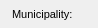
      <widget class="QWidget" name="Additionalinformation_11">
       <property name="geometry">
        <rect>
         <x>0</x>
         <y>0</y>
         <width>98</width>
         <height>28</height>
        </rect>
       </property>
       <attribute name="label">
        <string>Additional information</string>
       </attribute>
       <widget class="QLabel" name="label_streetaxis2_id">
        <property name="geometry">
         <rect>
          <x>14</x>
          <y>55</y>
          <width>83</width>
          <height>22</height>
         </rect>
        </property>
        <property name="font">
         <font>
          <pointsize>8</pointsize>
         </font>
        </property>
        <property name="frameShape">
         <enum>QFrame::NoFrame</enum>
        </property>
        <property name="frameShadow">
         <enum>QFrame::Plain</enum>
        </property>
        <property name="text">
         <string>Street 2:</string>
        </property>
        <property name="textFormat">
         <enum>Qt::AutoText</enum>
        </property>
        <property name="scaledContents">
         <bool>false</bool>
        </property>
        <property name="alignment">
         <set>Qt::AlignLeading|Qt::AlignLeft|Qt::AlignVCenter</set>
        </property>
        <property name="margin">
         <number>3</number>
        </property>
       </widget>
       <widget class="QLabel" name="label_comment">
        <property name="geometry">
         <rect>
          <x>15</x>
          <y>165</y>
          <width>90</width>
          <height>22</height>
         </rect>
        </property>
        <property name="font">
         <font>
          <pointsize>8</pointsize>
         </font>
        </property>
        <property name="frameShape">
         <enum>QFrame::NoFrame</enum>
        </property>
        <property name="frameShadow">
         <enum>QFrame::Plain</enum>
        </property>
        <property name="text">
         <string>Comment:</string>
        </property>
        <property name="textFormat">
         <enum>Qt::AutoText</enum>
        </property>
        <property name="scaledContents">
         <bool>false</bool>
        </property>
        <property name="alignment">
         <set>Qt::AlignLeading|Qt::AlignLeft|Qt::AlignVCenter</set>
        </property>
        <property name="margin">
         <number>3</number>
        </property>
       </widget>
       <widget class="QLabel" name="label_streetaxis_id">
        <property name="geometry">
         <rect>
          <x>14</x>
          <y>28</y>
          <width>99</width>
          <height>22</height>
         </rect>
        </property>
        <property name="font">
         <font>
          <pointsize>8</pointsize>
         </font>
        </property>
        <property name="frameShape">
         <enum>QFrame::NoFrame</enum>
        </property>
        <property name="frameShadow">
         <enum>QFrame::Plain</enum>
        </property>
        <property name="text">
         <string>Street:</string>
        </property>
        <property name="textFormat">
         <enum>Qt::AutoText</enum>
        </property>
        <property name="scaledContents">
         <bool>false</bool>
        </property>
        <property name="alignment">
         <set>Qt::AlignLeading|Qt::AlignLeft|Qt::AlignVCenter</set>
        </property>
        <property name="margin">
         <number>3</number>
        </property>
       </widget>
       <widget class="QLineEdit" name="postcode">
        <property name="geometry">
         <rect>
          <x>440</x>
          <y>5</y>
          <width>126</width>
          <height>18</height>
         </rect>
        </property>
        <property name="font">
         <font>
          <pointsize>8</pointsize>
         </font>
        </property>
        <property name="inputMask">
         <string/>
        </property>
        <property name="text">
         <string/>
        </property>
        <property name="frame">
         <bool>true</bool>
        </property>
       </widget>
       <widget class="QLabel" name="label_postcode">
        <property name="geometry">
         <rect>
          <x>360</x>
          <y>5</y>
          <width>83</width>
          <height>22</height>
         </rect>
        </property>
        <property name="font">
         <font>
          <pointsize>8</pointsize>
         </font>
        </property>
        <property name="frameShape">
         <enum>QFrame::NoFrame</enum>
        </property>
        <property name="frameShadow">
         <enum>QFrame::Plain</enum>
        </property>
        <property name="text">
         <string>Postcode:</string>
        </property>
        <property name="textFormat">
         <enum>Qt::AutoText</enum>
        </property>
        <property name="scaledContents">
         <bool>false</bool>
        </property>
        <property name="alignment">
         <set>Qt::AlignLeading|Qt::AlignLeft|Qt::AlignVCenter</set>
        </property>
        <property name="margin">
         <number>3</number>
        </property>
       </widget>
       <widget class="QLineEdit" name="num_value">
        <property name="geometry">
         <rect>
          <x>440</x>
          <y>240</y>
          <width>126</width>
          <height>18</height>
         </rect>
        </property>
        <property name="echoMode">
         <enum>QLineEdit::Normal</enum>
        </property>
       </widget>
       <widget class="QLineEdit" name="postcomplement">
        <property name="geometry">
         <rect>
          <x>505</x>
          <y>30</y>
          <width>60</width>
          <height>18</height>
         </rect>
        </property>
        <property name="font">
         <font>
          <pointsize>8</pointsize>
         </font>
        </property>
        <property name="inputMask">
         <string/>
        </property>
        <property name="text">
         <string/>
        </property>
        <property name="frame">
         <bool>true</bool>
        </property>
       </widget>
       <widget class="QLabel" name="label_muni_id">
        <property name="geometry">
         <rect>
          <x>12</x>
          <y>3</y>
          <width>90</width>
          <height>22</height>
         </rect>
        </property>
        <property name="font">
         <font>
          <pointsize>8</pointsize>
         </font>
        </property>
        <property name="frameShape">
         <enum>QFrame::NoFrame</enum>
        </property>
        <property name="frameShadow">
         <enum>QFrame::Plain</enum>
        </property>
        <property name="text">
         <string>Municipality:</string>
        </property>
        <property name="textFormat">
         <enum>Qt::AutoText</enum>
        </property>
        <property name="scaledContents">
         <bool>false</bool>
        </property>
        <property name="alignment">
         <set>Qt::AlignLeading|Qt::AlignLeft|Qt::AlignVCenter</set>
        </property>
        <property name="margin">
         <number>3</number>
        </property>
       </widget>
       <widget class="QComboBox" name="muni_id">
        <property name="geometry">
         <rect>
          <x>115</x>
          <y>5</y>
          <width>235</width>
          <height>18</height>
         </rect>
        </property>
        <property name="font">
         <font>
          <pointsize>8</pointsize>
         </font>
        </property>
       </widget>
       <widget class="QLineEdit" name="postcomplement2">
        <property name="geometry">
         <rect>
          <x>505</x>
          <y>55</y>
          <width>60</width>
          <height>18</height>
         </rect>
        </property>
        <property name="font">
         <font>
          <pointsize>8</pointsize>
         </font>
        </property>
        <property name="inputMask">
         <string/>
        </property>
        <property name="text">
         <string/>
        </property>
        <property name="frame">
         <bool>true</bool>
        </property>
       </widget>
       <widget class="QComboBox" name="streetaxis2_id">
        <property name="geometry">
         <rect>
          <x>115</x>
          <y>55</y>
          <width>235</width>
          <height>18</height>
         </rect>
        </property>
        <property name="font">
         <font>
          <pointsize>8</pointsize>
         </font>
        </property>
       </widget>
       <widget class="QLabel" name="label_postnumber">
        <property name="geometry">
         <rect>
          <x>360</x>
          <y>28</y>
          <width>83</width>
          <height>22</height>
         </rect>
        </property>
        <property name="font">
         <font>
          <pointsize>8</pointsize>
         </font>
        </property>
        <property name="frameShape">
         <enum>QFrame::NoFrame</enum>
        </property>
        <property name="frameShadow">
         <enum>QFrame::Plain</enum>
        </property>
        <property name="text">
         <string>Postnumber:</string>
        </property>
        <property name="textFormat">
         <enum>Qt::AutoText</enum>
        </property>
        <property name="scaledContents">
         <bool>false</bool>
        </property>
        <property name="alignment">
         <set>Qt::AlignLeading|Qt::AlignLeft|Qt::AlignVCenter</set>
        </property>
        <property name="margin">
         <number>3</number>
        </property>
       </widget>
       <widget class="QLabel" name="label_num_value">
        <property name="geometry">
         <rect>
          <x>360</x>
          <y>238</y>
          <width>90</width>
          <height>22</height>
         </rect>
        </property>
        <property name="font">
         <font>
          <pointsize>8</pointsize>
         </font>
        </property>
        <property name="frameShape">
         <enum>QFrame::NoFrame</enum>
        </property>
        <property name="frameShadow">
         <enum>QFrame::Plain</enum>
        </property>
        <property name="text">
         <string>Numeric value:</string>
        </property>
        <property name="textFormat">
         <enum>Qt::AutoText</enum>
        </property>
        <property name="scaledContents">
         <bool>false</bool>
        </property>
        <property name="alignment">
         <set>Qt::AlignLeading|Qt::AlignLeft|Qt::AlignVCenter</set>
        </property>
        <property name="margin">
         <number>3</number>
        </property>
       </widget>
       <widget class="QTextEdit" name="annotation">
        <property name="geometry">
         <rect>
          <x>115</x>
          <y>80</y>
          <width>451</width>
          <height>32</height>
         </rect>
        </property>
        <property name="frameShape">
         <enum>QFrame::StyledPanel</enum>
        </property>
        <property name="frameShadow">
         <enum>QFrame::Raised</enum>
        </property>
       </widget>
       <widget class="QLabel" name="label_link">
        <property name="geometry">
         <rect>
          <x>15</x>
          <y>238</y>
          <width>90</width>
          <height>22</height>
         </rect>
        </property>
        <property name="font">
         <font>
          <pointsize>8</pointsize>
         </font>
        </property>
        <property name="frameShape">
         <enum>QFrame::NoFrame</enum>
        </property>
        <property name="frameShadow">
         <enum>QFrame::Plain</enum>
        </property>
        <property name="text">
         <string>Link:</string>
        </property>
        <property name="textFormat">
         <enum>Qt::AutoText</enum>
        </property>
        <property name="scaledContents">
         <bool>false</bool>
        </property>
        <property name="alignment">
         <set>Qt::AlignLeading|Qt::AlignLeft|Qt::AlignVCenter</set>
        </property>
        <property name="margin">
         <number>3</number>
        </property>
       </widget>
       <widget class="QLabel" name="label_observ">
        <property name="geometry">
         <rect>
          <x>15</x>
          <y>125</y>
          <width>90</width>
          <height>22</height>
         </rect>
        </property>
        <property name="font">
         <font>
          <pointsize>8</pointsize>
         </font>
        </property>
        <property name="frameShape">
         <enum>QFrame::NoFrame</enum>
        </property>
        <property name="frameShadow">
         <enum>QFrame::Plain</enum>
        </property>
        <property name="text">
         <string>Observation:</string>
        </property>
        <property name="textFormat">
         <enum>Qt::AutoText</enum>
        </property>
        <property name="scaledContents">
         <bool>false</bool>
        </property>
        <property name="alignment">
         <set>Qt::AlignLeading|Qt::AlignLeft|Qt::AlignVCenter</set>
        </property>
        <property name="margin">
         <number>3</number>
        </property>
       </widget>
       <widget class="QLabel" name="label_annotation">
        <property name="geometry">
         <rect>
          <x>15</x>
          <y>85</y>
          <width>90</width>
          <height>22</height>
         </rect>
        </property>
        <property name="font">
         <font>
          <pointsize>8</pointsize>
         </font>
        </property>
        <property name="frameShape">
         <enum>QFrame::NoFrame</enum>
        </property>
        <property name="frameShadow">
         <enum>QFrame::Plain</enum>
        </property>
        <property name="text">
         <string>Annotation:</string>
        </property>
        <property name="textFormat">
         <enum>Qt::AutoText</enum>
        </property>
        <property name="scaledContents">
         <bool>false</bool>
        </property>
        <property name="alignment">
         <set>Qt::AlignLeading|Qt::AlignLeft|Qt::AlignVCenter</set>
        </property>
        <property name="margin">
         <number>3</number>
        </property>
       </widget>
       <widget class="QLineEdit" name="postnumber2">
        <property name="geometry">
         <rect>
          <x>440</x>
          <y>55</y>
          <width>60</width>
          <height>18</height>
         </rect>
        </property>
        <property name="font">
         <font>
          <pointsize>8</pointsize>
         </font>
        </property>
        <property name="inputMask">
         <string/>
        </property>
        <property name="text">
         <string/>
        </property>
        <property name="frame">
         <bool>true</bool>
        </property>
       </widget>
       <widget class="QComboBox" name="streetaxis_id">
        <property name="geometry">
         <rect>
          <x>115</x>
          <y>30</y>
          <width>235</width>
          <height>18</height>
         </rect>
        </property>
        <property name="font">
         <font>
          <pointsize>8</pointsize>
         </font>
        </property>
       </widget>
       <widget class="QLineEdit" name="postnumber">
        <property name="geometry">
         <rect>
          <x>440</x>
          <y>30</y>
          <width>60</width>
          <height>18</height>
         </rect>
        </property>
        <property name="font">
         <font>
          <pointsize>8</pointsize>
         </font>
        </property>
        <property name="inputMask">
         <string/>
        </property>
        <property name="text">
         <string/>
        </property>
        <property name="frame">
         <bool>true</bool>
        </property>
       </widget>
       <widget class="QTextEdit" name="observ">
        <property name="geometry">
         <rect>
          <x>115</x>
          <y>120</y>
          <width>451</width>
          <height>32</height>
         </rect>
        </property>
       </widget>
       <widget class="QLabel" name="label_postnumber2">
        <property name="geometry">
         <rect>
          <x>360</x>
          <y>50</y>
          <width>85</width>
          <height>22</height>
         </rect>
        </property>
        <property name="font">
         <font>
          <pointsize>8</pointsize>
         </font>
        </property>
        <property name="frameShape">
         <enum>QFrame::NoFrame</enum>
        </property>
        <property name="frameShadow">
         <enum>QFrame::Plain</enum>
        </property>
        <property name="text">
         <string>Postnumber 2:</string>
        </property>
        <property name="textFormat">
         <enum>Qt::AutoText</enum>
        </property>
        <property name="scaledContents">
         <bool>false</bool>
        </property>
        <property name="alignment">
         <set>Qt::AlignLeading|Qt::AlignLeft|Qt::AlignVCenter</set>
        </property>
        <property name="margin">
         <number>3</number>
        </property>
       </widget>
       <widget class="QLabel" name="label_descript_2">
        <property name="geometry">
         <rect>
          <x>15</x>
          <y>205</y>
          <width>91</width>
          <height>22</height>
         </rect>
        </property>
        <property name="font">
         <font>
          <pointsize>8</pointsize>
         </font>
        </property>
        <property name="frameShape">
         <enum>QFrame::NoFrame</enum>
        </property>
        <property name="frameShadow">
         <enum>QFrame::Plain</enum>
        </property>
        <property name="text">
         <string>Description:</string>
        </property>
        <property name="textFormat">
         <enum>Qt::AutoText</enum>
        </property>
        <property name="scaledContents">
         <bool>false</bool>
        </property>
        <property name="alignment">
         <set>Qt::AlignLeading|Qt::AlignLeft|Qt::AlignVCenter</set>
        </property>
        <property name="margin">
         <number>3</number>
        </property>
       </widget>
       <widget class="QTextEdit" name="link">
        <property name="enabled">
         <bool>false</bool>
        </property>
        <property name="geometry">
         <rect>
          <x>115</x>
          <y>240</y>
          <width>235</width>
          <height>18</height>
         </rect>
        </property>
        <property name="verticalScrollBarPolicy">
         <enum>Qt::ScrollBarAlwaysOff</enum>
        </property>
        <property name="horizontalScrollBarPolicy">
         <enum>Qt::ScrollBarAlwaysOff</enum>
        </property>
       </widget>
       <widget class="QTextEdit" name="comment">
        <property name="geometry">
         <rect>
          <x>115</x>
          <y>160</y>
          <width>451</width>
          <height>32</height>
         </rect>
        </property>
        <property name="frameShadow">
         <enum>QFrame::Sunken</enum>
        </property>
        <property name="lineWidth">
         <number>1</number>
        </property>
       </widget>
       <widget class="QTextEdit" name="descript">
        <property name="geometry">
         <rect>
          <x>115</x>
          <y>200</y>
          <width>451</width>
          <height>32</height>
         </rect>
        </property>
       </widget>
      </widget>
